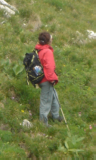
#> input picture Train_Positive/crop001030c.bmp, 96 x 160 px, found by its file name; the run also reads 2 pictures not shown here
$ python 'Arjan Human Detection.py'
#> lines starting #> are read from the running program, lines starting #| are printed output that depends on the picture
#!/usr/bin/env python
# coding: utf-8

# In[54]:


import numpy as np
import cv2
from matplotlib import pyplot as plt
from math import sqrt

from math import degrees


# In[55]:


#  Prewitt Operator  used for the Prewitt Operation and wil return the GradientX and GradientY.
def prewitt_operator(new_image_array):
    perwittoperatorsx=np.array([[-1,0,1],[-1,0,1],[-1,0,1]])
    perwittoperatorsxx,perwittoperatorsxy=perwittoperatorsx.shape
    perwittoperatorsy=np.array([[1,1,1],[0,0,0],[-1,-1,-1]])
    perwittoperatorsxx1,perwittoperatorsxy1=perwittoperatorsy.shape
    prewitt_operator_sx_median=perwittoperatorsxx//2
    prewitt_operator_sx1_median=perwittoperatorsxy//2
    prewitt_operator_sy_median=perwittoperatorsxx1//2
    prewitt_operator_sy1_median=perwittoperatorsxy1//2
    x,y=new_image_array.shape

    Gradientx=np.zeros((x,y),dtype=float)
    Gradienty=np.zeros((x,y),dtype=float)


    for i in range(x):
        for j in range(y):
            a=i+prewitt_operator_sx_median
            b=i-prewitt_operator_sy_median
            if((a) in range(x)):
                if((b) in range(x)):
                    c=j+prewitt_operator_sx1_median
                    d=j-prewitt_operator_sy1_median
                    if((c) in range(y)):
                        if((d) in range(y)):
                            start_row=b
                            sum1=0
                            sum2=0
                            for m in range(perwittoperatorsxx):
                                start_col=d
                                for l in range(perwittoperatorsxy):
                                    sum1=(sum1+(perwittoperatorsx[m][l]*new_image_array[start_row][start_col]))
                                    sum2=(sum2+(perwittoperatorsy[m][l]*new_image_array[start_row][start_col]))
                                    start_col=start_col+1
                                start_row=start_row+1

                            Gradientx[i][j]=sum1
                            Gradienty[i][j]=sum2


    plt.imshow(Gradientx)
    plt.show()
    plt.imshow(Gradienty)
    plt.show()
    return Gradientx,Gradienty


# In[56]:


#Used for the Purpose of Finding Magnitude Array and Angle Array. It will return Magnitude and Angle Array/.
def gradient_magnitude(Gradientx,Gradienty):
    x,y=Gradientx.shape
    Magnitudearray=np.zeros((x,y),dtype=float)
    anglearray1=np.zeros((x,y),dtype=float)
# Calculating Magnitude Array from the Grdient X and Gradient Y.
    for a in range(x):
        for b in range(y):
            Magnitudearray[a][b]=((Gradientx[a][b]*Gradientx[a][b])+(Gradienty[a][b]*Gradienty[a][b]))
            Magnitudearray[a][b]=sqrt(Magnitudearray[a][b])
            Magnitudearray[a][b]=np.round(Magnitudearray[a][b]/1.4142)


#  Computing Angle Array from the Gradientx and GradientY
    anglearray=np.arctan2(Gradienty,Gradientx)
    x,y=Gradientx.shape

# Noamalizing anglke
    for e in range(x):
        for l in range(y):
            anglearray[e][l]=degrees(anglearray[e][l])
            anglearray[e][l]=np.mod((anglearray[e][l]+360),360)
            if((anglearray[e][l]>=170) and (anglearray[e][l]<350)):
                anglearray1[e][l]=anglearray[e][l]-180
            elif(anglearray[e][l]>=350):
                anglearray1[e][l]=anglearray[e][l]-360
            else:
                anglearray1[e][l]=anglearray[e][l]


    plt.imshow(Magnitudearray)
    plt.show()
    return Magnitudearray,anglearray1


# In[57]:


def histogram_of_gradient(Magnitudearray,anglearray):
    descriptor_list=[]
    x,y=Magnitudearray.shape

    list_of_histogram=[]
    i=0
    j=0
    while(i+16<=x):
            j=0
            while(j+16<=y):
                    sixteen_block=[]
                    cell_i=i
                    cell_j=j
                    count=0
                    l=0
#create list for the 16 cells means one block.
                    for l in range(4):
# Gives the eight cell
                        eight_cell=[0,0,0,0,0,0,0,0,0]

                        k=0
                        p=0

                        for k in range(cell_i,cell_i+8):

                            for p in range(cell_j,cell_j+8):

                                if((anglearray[k][p]>=-10) and (anglearray[k][p]<0)):
                                    ratio1=(20-(np.abs(0+anglearray[k][p]))/20)
                                    ratio2=(20-(np.abs(20+anglearray[k][p]))/20)
                                    eight_cell[0]=eight_cell[0]+(Magnitudearray[k][p]*ratio1)
                                    eight_cell[8]=eight_cell[0]+(Magnitudearray[k][p]*ratio2)
                                elif((anglearray[k][p]>=0)and (anglearray[k][p]<=20)):
                                    if(anglearray[k][p]==0):
                                        eight_cell[0]=eight_cell[0]+Magnitudearray[k][p]
                                    elif(anglearray[k][p]==20):
                                        eight_cell[1]=eight_cell[1]+Magnitudearray[k][p]
                                    else:
                                        ratio1=(20-(np.abs(anglearray[k][p]-0))/20)
                                        ratio2=(20-(np.abs(anglearray[k][p]-20))/20)
                                        eight_cell[0]=eight_cell[0]+(Magnitudearray[k][p]*ratio1)
                                        eight_cell[1]=eight_cell[1]+(Magnitudearray[k][p]*ratio2)
                                elif((anglearray[k][p]>20)and (anglearray[k][p]<=40)):
                                    if(anglearray[k][p]==40):
                                        eight_cell[2]=eight_cell[2]+Magnitudearray[k][p]
                                    else:
                                        ratio1=(20-(np.abs(anglearray[k][p]-20))/20)
                                        ratio2=(20-(np.abs(anglearray[k][p]-40))/20)
                                        eight_cell[1]=eight_cell[1]+(Magnitudearray[k][p]*ratio1)
                                        eight_cell[2]=eight_cell[2]+(Magnitudearray[k][p]*ratio2)
                                elif((anglearray[k][p]>40)and (anglearray[k][p]<=60)):
                                    if(anglearray[k][p]==60):
                                        eight_cell[3]=eight_cell[3]+Magnitudearray[k][p]
                                    else:
                                        ratio1=(20-(np.abs(anglearray[k][p]-40))/20)
                                        ratio2=(20-(np.abs(anglearray[k][p]-60))/20)
                                        eight_cell[2]=eight_cell[2]+(Magnitudearray[k][p]*ratio1)
                                        eight_cell[3]=eight_cell[3]+(Magnitudearray[k][p]*ratio2)
                                elif((anglearray[k][p]>60) and (anglearray[k][p]<=80)):
                                    if(anglearray[k][p]==80):
                                        eight_cell[4]=eight_cell[4]+Magnitudearray[k][p]
                                    else:
                                        ratio1=(20-(np.abs(anglearray[k][p]-60))/20)
                                        ratio2=(20-(np.abs(anglearray[k][p]-80))/20)
                                        eight_cell[3]=eight_cell[3]+(Magnitudearray[k][p]*ratio1)
                                        eight_cell[4]=eight_cell[4]+(Magnitudearray[k][p]*ratio2)
                                elif((anglearray[k][p]>80) and (anglearray[k][p]<=100)):
                                    if(anglearray[k][p]==100):
                                        eight_cell[5]=eight_cell[5]+(Magnitudearray[k][p])
                                    else:
                                        ratio1=(20-(np.abs(anglearray[k][p]-80))/20)
                                        ratio2=(20-(np.abs(anglearray[k][p]-100))/20)
                                        eight_cell[4]=eight_cell[4]+(Magnitudearray[k][p]*ratio1)
                                        eight_cell[5]=eight_cell[5]+(Magnitudearray[k][p]*ratio2)
                                elif((anglearray[k][p]>100) and (anglearray[k][p]<=120)):
                                    if(anglearray[k][p]==120):
                                        eight_cell[6]=eight_cell[6]+Magnitudearray[k][p]
                                    else:
                                        ratio1=(20-(np.abs(anglearray[k][p]-100))/20)
                                        ratio2=(20-(np.abs(anglearray[k][p]-120))/20)
                                        eight_cell[5]=eight_cell[5]+(Magnitudearray[k][p]*ratio1)
                                        eight_cell[6]=eight_cell[6]+(Magnitudearray[k][p]*ratio2)
                                elif((anglearray[k][p]>120) and (anglearray[k][p]<=140)):
                                    if(anglearray[k][p]==140):
                                        eight_cell[7]=eight_cell[7]+Magnitudearray[k][p]
                                    else:
                                        ratio1=(20-(np.abs(anglearray[k][p]-120))/20)
                                        ratio2=(20-(np.abs(anglearray[k][p]-140))/20)
                                        eight_cell[6]=eight_cell[6]+(Magnitudearray[k][p]*ratio1)
                                        eight_cell[7]=eight_cell[7]+(Magnitudearray[k][p]*ratio2)
                                elif((anglearray[k][p]>140) and (anglearray[k][p]<=160)):
                                    if(anglearray[k][p]==160):
                                        eight_cell[8]=eight_cell[8]+Magnitudearray[k][p]
                                    else:
                                        ratio1=(20-(np.abs(anglearray[k][p]-140))/20)
                                        ratio2=(20-(np.abs(anglearray[k][p]-160))/20)
                                        eight_cell[7]=eight_cell[7]+(Magnitudearray[k][p]*ratio1)
                                        eight_cell[8]=eight_cell[8]+(Magnitudearray[k][p]*ratio2)
                                elif((anglearray[k][p]>160) and (anglearray[k][p]<170)):
                                    ratio1=(20-(np.abs(anglearray[k][p]-180))/20)
                                    ratio2=(20-(np.abs(anglearray[k][p]-160))/20)
                                    eight_cell[0]=eight_cell[0]+(Magnitudearray[k][p]*ratio1)
                                    eight_cell[8]=eight_cell[8]+(Magnitudearray[k][p]*ratio2)


                        if(count==0):
                            cell_j=cell_j+8
                            count=count+1
                        elif(count==1):
                            cell_i=cell_i+8
                            cell_j=j
                            count=count+1
                        elif(count==2):
                            cell_j=cell_j+8
                            count=count+1
                        sixteen_block.append(eight_cell)


#creating a vector of thirty six and one.Normalizing the vector.
                    thirty_six_vector=[]
                    yu=0
                    sum1=0
                    for yu in range(len(sixteen_block)):
                        c=sixteen_block[yu]
                        for hi in range(len(c)):
                            thirty_six_vector.append(c[hi])
                            sum1=sum1+(c[hi]*c[hi])
                    normalized_vector=[]

                    square_root=np.sqrt(sum1)
                    if(square_root!=0):
                        for nb in range(len(thirty_six_vector)):
                            normalized_vector.append(thirty_six_vector[nb]/square_root)
# creating a descriptor list of length 7524.


                        for kj in range(len(normalized_vector)):
                            descriptor_list.append(normalized_vector[kj])
                    else:
                        for nb in range(len(thirty_six_vector)):
                            normalized_vector.append(thirty_six_vector[nb])
                        for kj in range(len(normalized_vector)):
                            descriptor_list.append(normalized_vector[kj])


                    j=j+8

            i=i+8


    return descriptor_list


# In[58]:


# Do prewitt operation,Gradient magnitude output and return a list of descriptor of length 7524.
def images_descriptor(image,imagename):


    b,g,r=cv2.split(image)
    new_image_array=np.round(0.299*r+0.587*g+0.114*b)
    x,y=new_image_array.shape
    Gradientx,Gradienty=prewitt_operator(new_image_array)
    Magnitudearray,anglearray1=gradient_magnitude(Gradientx,Gradienty)
    import imageio as i
    i.imwrite("Magnitude_ %s.bmp"%imagename,Magnitudearray)
    descriptor_list=histogram_of_gradient(Magnitudearray,anglearray1)
    return descriptor_list


# relu function
# [21 lines left out: functions relu, sigmoid, not called in this run]


# In[59]:


import math
# Neural network
# [75 lines left out: functions neural, prediced_output, not called in this run]


# In[60]:


# Used for the purpose of training the neural. It will return a list of descriptopr which is used as descriptior input for the neural traning.


def train():
# Calling Image Desxcriptor function for each image which consist of functions Histogram, Gradient Magnitude. It will return a Descriotor of each image.
    descriptor_final_list=[]
    print("reluu for train images................................................................................")
    output_list=[]
    img=cv2.imread('crop001030c.bmp')
    image_descriptorr=images_descriptor(img,'crop001030c.bmp')
    descriptor_final_list.append(image_descriptorr)
    output_list.append(1)
    img=cv2.imread('crop001034b.bmp')
    image_descriptorr=images_descriptor(img,'crop001034b.bmp')
    descriptor_final_list.append(image_descriptorr)
    output_list.append(1)
    img=cv2.imread('crop001063b.bmp')
    image_descriptorr=images_descriptor(img,'crop001063b.bmp')
    descriptor_final_list.append(image_descriptorr)
    output_list.append(1)
    img=cv2.imread('crop001070a.bmp')
    image_descriptorr=images_descriptor(img,'crop001070a.bmp')
    descriptor_final_list.append(image_descriptorr)
    output_list.append(1)
    img=cv2.imread('crop001275b.bmp')
    image_descriptorr=images_descriptor(img,'crop001275b.bmp')
    descriptor_final_list.append(image_descriptorr)
    output_list.append(1)
    img=cv2.imread('crop001278a.bmp')
    image_descriptorr=images_descriptor(img,'crop001278a.bmp')
    descriptor_final_list.append(image_descriptorr)
    output_list.append(1)
    outputt1=np.zeros((len(image_descriptorr),1))
    print("1278")
    for ty in range(len(outputt1)):
        outputt1[ty][0]=image_descriptorr[ty]
        print(outputt1[ty][0])


    img=cv2.imread('crop001500b.bmp')
    image_descriptorr=images_descriptor(img,'crop001500b.bmp')
    descriptor_final_list.append(image_descriptorr)
    output_list.append(1)
    img=cv2.imread('crop001672b.bmp')
    image_descriptorr=images_descriptor(img,'crop001672b.bmp')
    descriptor_final_list.append(image_descriptorr)
    output_list.append(1)
    img=cv2.imread('person_and_bike_026a.bmp')
    image_descriptorr=images_descriptor(img,'person_and_bike_026a.bmp')
    descriptor_final_list.append(image_descriptorr)
    output_list.append(1)
    img=cv2.imread('person_and_bike_151a.bmp')
    image_descriptorr=images_descriptor(img,'person_and_bike_151a.bmp')
    descriptor_final_list.append(image_descriptorr)
    output_list.append(1)


    # negative images

    img=cv2.imread('00000003a_cut.bmp')
    image_descriptorr=images_descriptor(img,'00000003a_cut.bmp')
    descriptor_final_list.append(image_descriptorr)
    output_list.append(0)

    img=cv2.imread('00000057a_cut.bmp')
    image_descriptorr=images_descriptor(img,'00000057a_cut.bmp')
    descriptor_final_list.append(image_descriptorr)
    output_list.append(0)

    img=cv2.imread('00000090a_cut.bmp')
    image_descriptorr=images_descriptor(img,'00000090a_cut.bmp')
    descriptor_final_list.append(image_descriptorr)
    output_list.append(0)


    img=cv2.imread('00000091a_cut.bmp')
    image_descriptorr=images_descriptor(img,'00000091a_cut.bmp')
    descriptor_final_list.append(image_descriptorr)
    output_list.append(0)


    img=cv2.imread('00000118a_cut.bmp')
    image_descriptorr=images_descriptor(img,'00000118a_cut.bmp')
    descriptor_final_list.append(image_descriptorr)
    output_list.append(0)

    img=cv2.imread('01-03e_cut.bmp')
    image_descriptorr=images_descriptor(img,'01-03e_cut.bmp')
    descriptor_final_list.append(image_descriptorr)
    output_list.append(0)

    img=cv2.imread('no_person__no_bike_219_cut.bmp')
    image_descriptorr=images_descriptor(img,'no_person__no_bike_219_cut.bmp')
    descriptor_final_list.append(image_descriptorr)
    output_list.append(0)


    img=cv2.imread('no_person__no_bike_258_Cut.bmp')
    image_descriptorr=images_descriptor(img,'no_person__no_bike_258_Cut.bmp')
    descriptor_final_list.append(image_descriptorr)
    output_list.append(0)

    img=cv2.imread('no_person__no_bike_259_cut.bmp')
    image_descriptorr=images_descriptor(img,'no_person__no_bike_259_cut.bmp')
    descriptor_final_list.append(image_descriptorr)
    output_list.append(0)

    img=cv2.imread('no_person__no_bike_264_cut.bmp')
    image_descriptorr=images_descriptor(img,'no_person__no_bike_264_cut.bmp')
    descriptor_final_list.append(image_descriptorr)
    output_list.append(0)


# Cnverting a list of Descriptor which consist of all Images descriptor into a Array which will then send as a input for the neural.

    descriptor_array=np.zeros((20,len(descriptor_final_list[0])),dtype=float)
    length1,length2=descriptor_array.shape

    for x in range(length1):
        descriptor_array[x]=descriptor_final_list[x]


    output_array=np.zeros((20,1),dtype=float)
    length3,length4=output_array.shape
# Output Array which shows 1 if the iamge contain Human else 0 if not Human
    for x in range(length3):
        output_array[x][0]=output_list[x]

    return descriptor_array,output_array


# In[61]:


def main():

    descripted_array,outputed_array=train()
#> in train, img is the input picture: shape (160, 96, 3); mean B, G, R 70.3, 122.6, 119.1
#> after the loop in gradient_magnitude, `for e in range(x):`:
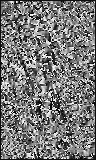
#> anglearray1: shape (160, 96) float64; min -9.98, max 170, mean 75.5; drawn with min black and max white
#> after the loop in histogram_of_gradient, `while(i+16<=x):`: descriptor_list = 7524 values, max 0.569 at index 1183, min 0 at index 675, mean 0.145; i = 152
#> in train, `image_descriptorr=images_descriptor(img,'crop001030c.bmp')`: image_descriptorr has the same summary as descriptor_list in histogram_of_gradient
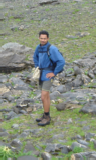
#> input picture Train_Positive/crop001034b.bmp, 96 x 160 px, found by its file name
#> in train, img is the input picture: shape (160, 96, 3); mean B, G, R 127.3, 142.5, 135
#> after the loop in gradient_magnitude (call 2), `for e in range(x):`:
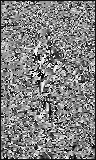
#> anglearray1: shape (160, 96) float64; min -9.97, max 170, mean 80.8; drawn with min black and max white
#> in train, `image_descriptorr=images_descriptor(img,'crop001034b.bmp')`: image_descriptorr = 7524 values, max 0.744 at index 158, min 0 at index 1143, mean 0.138
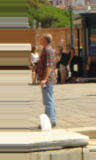
#> input picture Train_Positive/crop001063b.bmp, 96 x 160 px, found by its file name
#> in train, img is the input picture: shape (160, 96, 3); mean B, G, R 110.2, 137, 151.3
#> after the loop in gradient_magnitude (call 3), `for e in range(x):`:
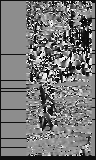
#> anglearray1: shape (160, 96) float64; min -9.98, max 170, mean 74.8; drawn with min black and max white
#> in train, `image_descriptorr=images_descriptor(img,'crop001063b.bmp')`: image_descriptorr = 7524 values, max 0.69 at index 4487, min 0 at index 0, mean 0.101
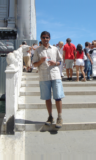
#> input picture Train_Positive/crop001070a.bmp, 96 x 160 px, found by its file name
#> in train, img is the input picture: shape (160, 96, 3); mean B, G, R 160.9, 154.9, 148.9
#> call 4 of images_descriptor, with imagename = 'crop001070a.bmp'
#> in images_descriptor (call 4), `b,g,r=cv2.split(image)`:
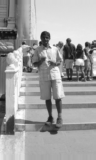
#> b: shape (160, 96); min 16, max 254, mean 160.9
#> (the rest of the program and of its run is left out)
